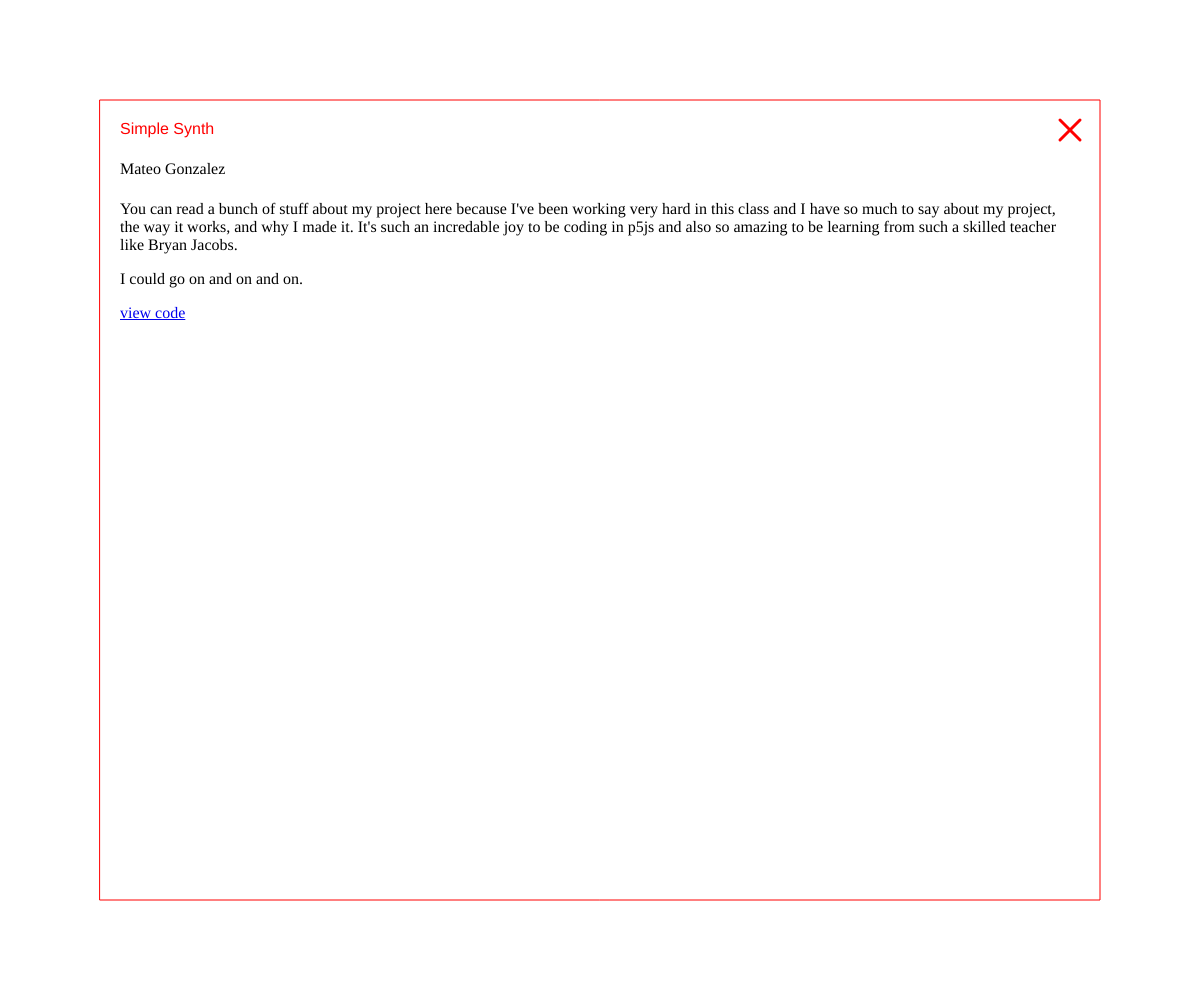
Frame 1 (no input)
Frame 60 (no input): identical to frame 1, image omitted
Frame 120 (the mouse pressed at the canvas centre since frame 60): identical to frame 1, image omitted

The p5.js sketch that drew this single still picture (run headless with seeded random() and noise() and a simulated clock; from frame 60 on, the mouse is pressed at the canvas centre):

// p5.js sketch
// ── sketch.js
var mode = 0;
var userFreq;

//oscillator 1
let osc1;

//oscillator 2
let osc2;

//oscillator 2
let osc3;


function setup() {
  createCanvas(windowWidth, windowHeight);
  splash = new Splash();
}

function draw() {
  if (mouseIsPressed == true && splash.update() == true) {
    mode = 1;
  }
  
  if (mode == 1) {
    splash.hide();
    
    // your code here
    
    
    
    function keyPressed() {//can go at the bottom of the code lines
  if (key === 'a') {
    // userFreq == midiToFreq(60)
  }
      if(key === "w"){
         userFreq == midiToFreq(61)
         }
      if(key === "s"){
         userFreq == midiToFreq(62)
         }
      if(key === "e"){
         userFreq == midiToFreq(63)
         }
      if(key === "d"){
         userFreq == midiToFreq(64)
         }
      if(key === "f"){
         userFreq == midiToFreq(65)
         }
      if(key === "t"){
         userFreq == midiToFreq(66)
         }
      if(key === "g"){
         userFreq == midiToFreq(67)
         }
      if(key === "y"){
         userFreq == midiToFreq(68)
         }
      if(key === "h"){
         userFreq == midiToFreq(69)
         }
      if(key === "u"){
         userFreq == midiToFreq(70)
         }
      if(key === "j"){
         userFreq == midiToFreq(71)
         }
      if(key === "k"){
         userFreq == midiToFreq(72)
         }
}
    
  
    
    //where all your project code goes
    background(50);
    fill(60);
    noStroke();
    rect(50, 50, windowWidth - 90, windowHeight - 90);
    fill(0);
    ellipse(mouseX, mouseY, 10, 10);
  }
}



// ── mySplash.js
class Splash {

 constructor() {
   
  this.splashBorder = 100;
  fill(255);
  stroke(255, 0, 0)
  rect(this.splashBorder, this.splashBorder, windowWidth-this.splashBorder*2, windowHeight-this.splashBorder*2);
  // draw a rectangle like this in a 3D enviornment
  // rect(this.splashBorder-(windowWidth/2), this.splashBorder-(windowHeight/2), windowWidth-this.splashBorder*2, windowHeight-this.splashBorder*2);
  fill(0, 0, 222);
  strokeWeight(3)
   
  line(windowWidth-this.splashBorder-40, this.splashBorder+20,windowWidth-this.splashBorder-20, this.splashBorder+40)
   line(windowWidth-this.splashBorder-20, this.splashBorder+20,windowWidth-this.splashBorder-40, this.splashBorder+40)
   
  this.title = createDiv("Simple Synth");
  this.title.style('color:red');
  this.title.style('font-family: Arial, Helvetica, sans-serif');
  this.title.position(this.splashBorder+20, this.splashBorder+20);
  
  this.name = createDiv("Mateo Gonzalez");
  this.name.position(this.splashBorder+20, this.splashBorder+60);
  
  this.info = createDiv("You can read a bunch of stuff about my project here because I've been working very hard in this class and I have so much to say about my project, the way it works, and why I made it. It's such an incredable joy to be coding in p5js and also so amazing to be learning from such a skilled teacher like Bryan Jacobs. <p> I could go on and on and on. <p> <a href=https://editor.p5js.org/bcjacobs/sketches/IhHSvjyZJ>view code</a>");
  
  this.info.position(this.splashBorder+20, this.splashBorder+100);
  this.info.size(windowWidth-this.splashBorder*2-50, windowHeight-this.splashBorder*2-50)
   

  
}
  
  update(){
       if(mouseX > windowWidth-this.splashBorder-40 && 
          mouseX < windowWidth-this.splashBorder-20 
          && mouseY < this.splashBorder+40 
          && mouseY > this.splashBorder+20
     ){
     return true
   }
  }
 
  hide(){
    this.title.remove()
    this.name.remove()
    this.info.remove()
  }
}
